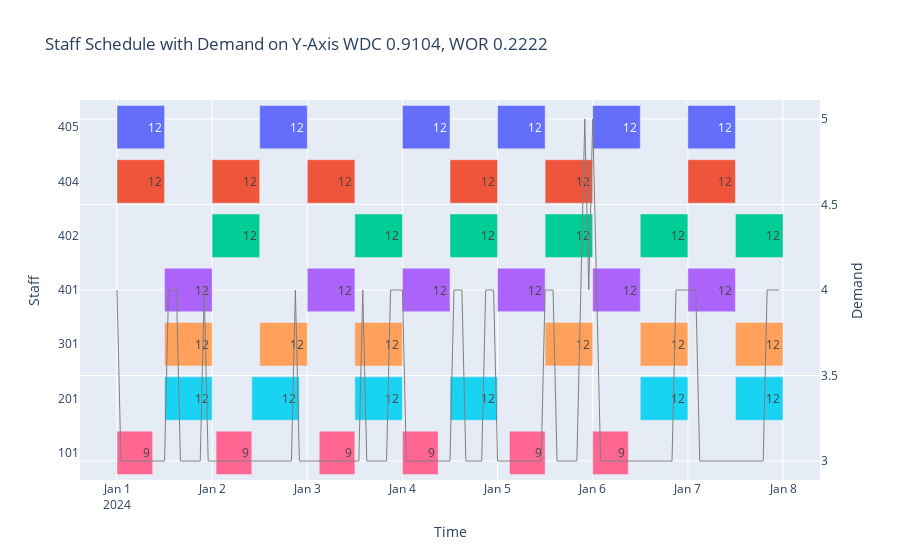

The code cell stored with this chart in its notebook:
### Markdown cell above
## This is a notebook used just to visualise the solution and create the chart in the output folder

### Code cell
# graph schedule with demand

# read output
df = pd.read_csv("shift.csv")

# Convert to datetime format
df['start_date_time'] = pd.to_datetime(df['start_date_time'])
df['end_date_time'] = pd.to_datetime(df['end_date_time'])
df['staff_id'] = df['staff_id'].astype(str)

# Calculate the duration of each shift in hours
df['shift_duration'] = (df['end_date_time'] - df['start_date_time']).dt.total_seconds() / 3600

fig = px.timeline(df.sort_values(by=['staff_id'], ascending=False), 
                  x_start='start_date_time', 
                  x_end='end_date_time', 
                  y='staff_id', 
                  title='Staff Work Shifts',
                  labels={'staff_id': 'Staff', 'start_date_time': 'Shift Start', 'end_date_time': 'Shift End'},
                  color='staff_id',
                  text='shift_duration')

fig = go.Figure(fig)

# read demand
demand_df = pd.read_csv("../data/demand.csv")
demand_df['date_time'] = pd.to_datetime(demand_df['date_time'])

fig.add_trace(go.Scatter(
    x=demand_df['date_time'],
    y=demand_df['demand'],
    mode="lines",
    name="Demand",
    line=dict(color="gray", width=1),
    yaxis="y2"  # Secondary y-axis
))

# add metrics in title
with open("metrics.json") as f:
    metrics = json.load(f)


# Update layout to add and configure the secondary y-axis
fig.update_layout(
    yaxis=dict(
        title="Staff",
        anchor="x",
        domain=[0.0, 1.0]  # Ensure it spans the full height
    ),
    yaxis2=dict(
        title="Demand",
        overlaying="y",  # Share the same x-axis
        side="right"     # Display the secondary y-axis on the right
    ),
    xaxis_title="Time",
    title=f"Staff Schedule with Demand on Y-Axis WDC {metrics['WDC']}, WOR {metrics['WOR']}",
    showlegend=False
)

fig.show()

### Figure 1 — Plotly figure (JSON) as saved in the notebook; plotly's stock layout.template omitted (floating-point values rounded to 4 significant figures; data arrays with more than 128 entries replaced by an {"elided": "..."} marker saying what was removed)
{"data": [{"alignmentgroup": "True", "base": ["2024-01-07T00:00:00", "2024-01-06T00:00:00", "2024-01-05T00:00:00", "2024-01-04T00:00:00", "2024-01-02T12:00:00", "2024-01-01T00:00:00"], "hovertemplate": "Staff=%{y}<br>Shift Start=%{base}<br>Shift End=%{x}<br>shift_duration=%{text}<extra></extra>", "legendgroup": "405", "marker": {"color": "#636efa", "pattern": {"shape": ""}}, "name": "405", "offsetgroup": "405", "orientation": "h", "showlegend": true, "text": [12, 12, 12, 12, 12, 12], "textposition": "auto", "type": "bar", "x": [43200000, 43200000, 43200000, 43200000, 43200000, 43200000], "xaxis": "x", "y": ["405", "405", "405", "405", "405", "405"], "yaxis": "y"}, {"alignmentgroup": "True", "base": ["2024-01-04T12:00:00", "2024-01-01T00:00:00", "2024-01-02T00:00:00", "2024-01-03T00:00:00", "2024-01-05T12:00:00", "2024-01-07T00:00:00"], "hovertemplate": "Staff=%{y}<br>Shift Start=%{base}<br>Shift End=%{x}<br>shift_duration=%{text}<extra></extra>", "legendgroup": "404", "marker": {"color": "#EF553B", "pattern": {"shape": ""}}, "name": "404", "offsetgroup": "404", "orientation": "h", "showlegend": true, "text": [12, 12, 12, 12, 12, 12], "textposition": "auto", "type": "bar", "x": [43200000, 43200000, 43200000, 43200000, 43200000, 43200000], "xaxis": "x", "y": ["404", "404", "404", "404", "404", "404"], "yaxis": "y"}, {"alignmentgroup": "True", "base": ["2024-01-07T12:00:00", "2024-01-06T12:00:00", "2024-01-05T12:00:00", "2024-01-04T12:00:00", "2024-01-03T12:00:00", "2024-01-02T00:00:00"], "hovertemplate": "Staff=%{y}<br>Shift Start=%{base}<br>Shift End=%{x}<br>shift_duration=%{text}<extra></extra>", "legendgroup": "402", "marker": {"color": "#00cc96", "pattern": {"shape": ""}}, "name": "402", "offsetgroup": "402", "orientation": "h", "showlegend": true, "text": [12, 12, 12, 12, 12, 12], "textposition": "auto", "type": "bar", "x": [43200000, 43200000, 43200000, 43200000, 43200000, 43200000], "xaxis": "x", "y": ["402", "402", "402", "402", "402", "402"], "yaxis": "y"}, {"alignmentgroup": "True", "base": ["2024-01-06T00:00:00", "2024-01-07T00:00:00", "2024-01-05T00:00:00", "2024-01-03T00:00:00", "2024-01-01T12:00:00", "2024-01-04T00:00:00"], "hovertemplate": "Staff=%{y}<br>Shift Start=%{base}<br>Shift End=%{x}<br>shift_duration=%{text}<extra></extra>", "legendgroup": "401", "marker": {"color": "#ab63fa", "pattern": {"shape": ""}}, "name": "401", "offsetgroup": "401", "orientation": "h", "showlegend": true, "text": [12, 12, 12, 12, 12, 12], "textposition": "auto", "type": "bar", "x": [43200000, 43200000, 43200000, 43200000, 43200000, 43200000], "xaxis": "x", "y": ["401", "401", "401", "401", "401", "401"], "yaxis": "y"}, {"alignmentgroup": "True", "base": ["2024-01-02T12:00:00", "2024-01-07T12:00:00", "2024-01-06T12:00:00", "2024-01-05T12:00:00", "2024-01-03T12:00:00", "2024-01-01T12:00:00"], "hovertemplate": "Staff=%{y}<br>Shift Start=%{base}<br>Shift End=%{x}<br>shift_duration=%{text}<extra></extra>", "legendgroup": "301", "marker": {"color": "#FFA15A", "pattern": {"shape": ""}}, "name": "301", "offsetgroup": "301", "orientation": "h", "showlegend": true, "text": [12, 12, 12, 12, 12, 12], "textposition": "auto", "type": "bar", "x": [43200000, 43200000, 43200000, 43200000, 43200000, 43200000], "xaxis": "x", "y": ["301", "301", "301", "301", "301", "301"], "yaxis": "y"}, {"alignmentgroup": "True", "base": ["2024-01-03T12:00:00", "2024-01-01T12:00:00", "2024-01-02T10:00:00", "2024-01-07T12:00:00", "2024-01-04T12:00:00", "2024-01-06T12:00:00"], "hovertemplate": "Staff=%{y}<br>Shift Start=%{base}<br>Shift End=%{x}<br>shift_duration=%{text}<extra></extra>", "legendgroup": "201", "marker": {"color": "#19d3f3", "pattern": {"shape": ""}}, "name": "201", "offsetgroup": "201", "orientation": "h", "showlegend": true, "text": [12, 12, 12, 12, 12, 12], "textposition": "auto", "type": "bar", "x": [43200000, 43200000, 43200000, 43200000, 43200000, 43200000], "xaxis": "x", "y": ["201", "201", "201", "201", "201", "201"], "yaxis": "y"}, {"alignmentgroup": "True", "base": ["2024-01-04T00:00:00", "2024-01-03T03:00:00", "2024-01-02T01:00:00", "2024-01-05T03:00:00", "2024-01-06T00:00:00", "2024-01-01T00:00:00"], "hovertemplate": "Staff=%{y}<br>Shift Start=%{base}<br>Shift End=%{x}<br>shift_duration=%{text}<extra></extra>", "legendgroup": "101", "marker": {"color": "#FF6692", "pattern": {"shape": ""}}, "name": "101", "offsetgroup": "101", "orientation": "h", "showlegend": true, "text": [9, 9, 9, 9, 9, 9], "textposition": "auto", "type": "bar", "x": [32400000, 32400000, 32400000, 32400000, 32400000, 32400000], "xaxis": "x", "y": ["101", "101", "101", "101", "101", "101"], "yaxis": "y"}, {"line": {"color": "gray", "width": 1}, "mode": "lines", "name": "Demand", "type": "scatter", "x": {"elided": "168 str values"}, "y": {"elided": "168 int values"}, "yaxis": "y2"}], "layout": {"barmode": "overlay", "legend": {"title": {"text": "Staff"}, "tracegroupgap": 0}, "showlegend": false, "title": {"text": "Staff Schedule with Demand on Y-Axis WDC 0.9104, WOR 0.2222"}, "xaxis": {"anchor": "y", "domain": [0, 1], "title": {"text": "Time"}, "type": "date"}, "yaxis": {"anchor": "x", "categoryarray": ["101", "201", "301", "401", "402", "404", "405"], "categoryorder": "array", "domain": [0, 1], "title": {"text": "Staff"}}, "yaxis2": {"overlaying": "y", "side": "right", "title": {"text": "Demand"}}}}
